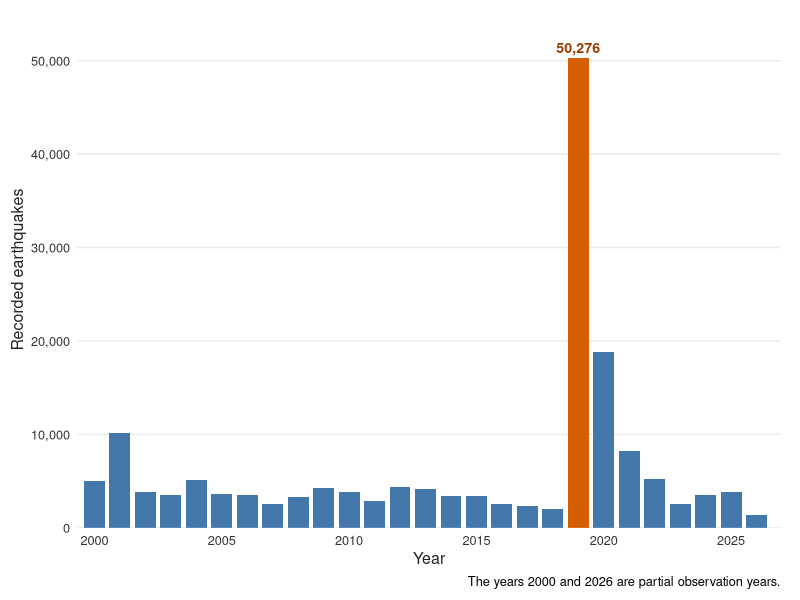
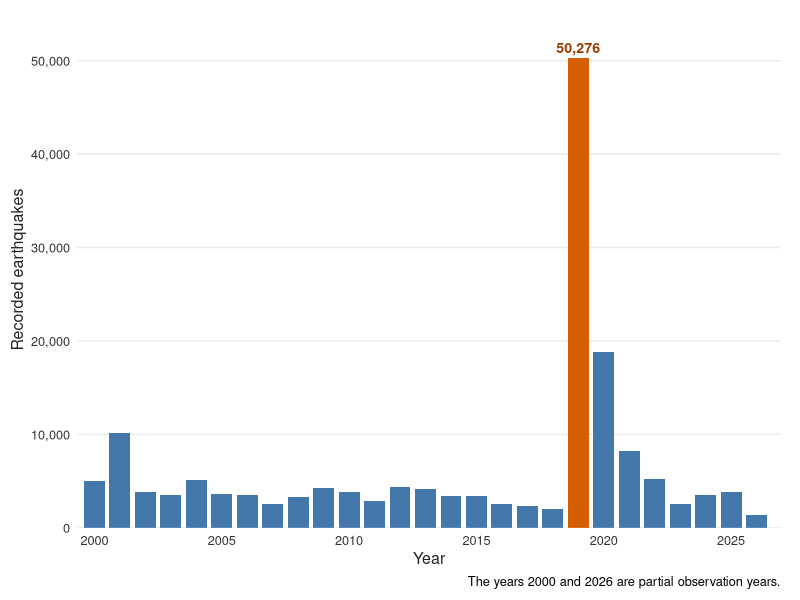
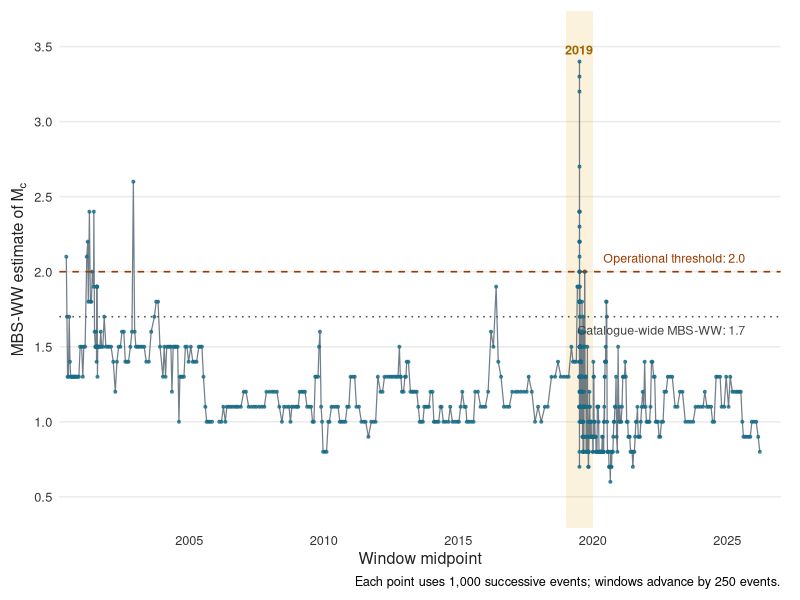
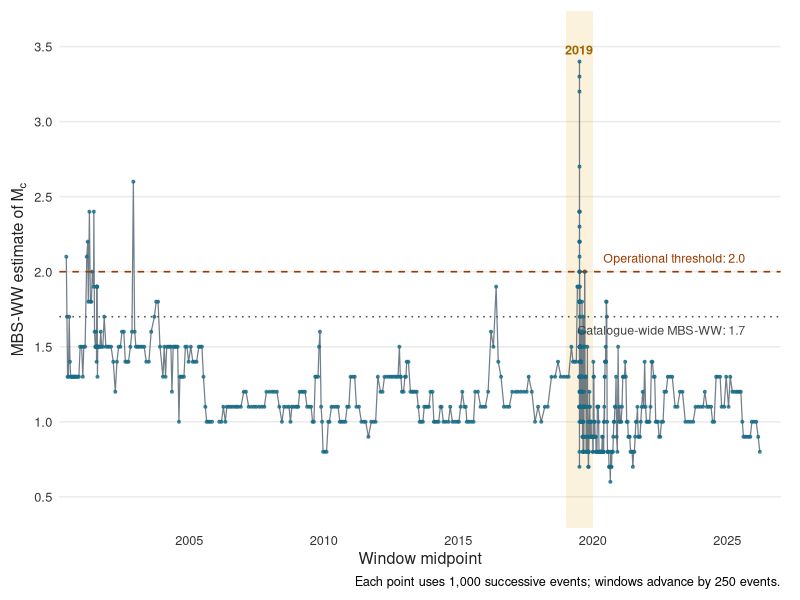
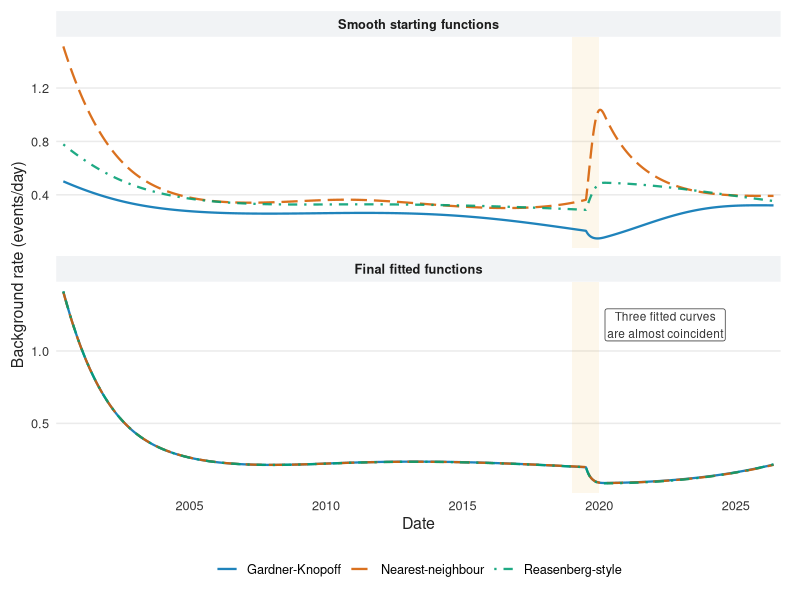
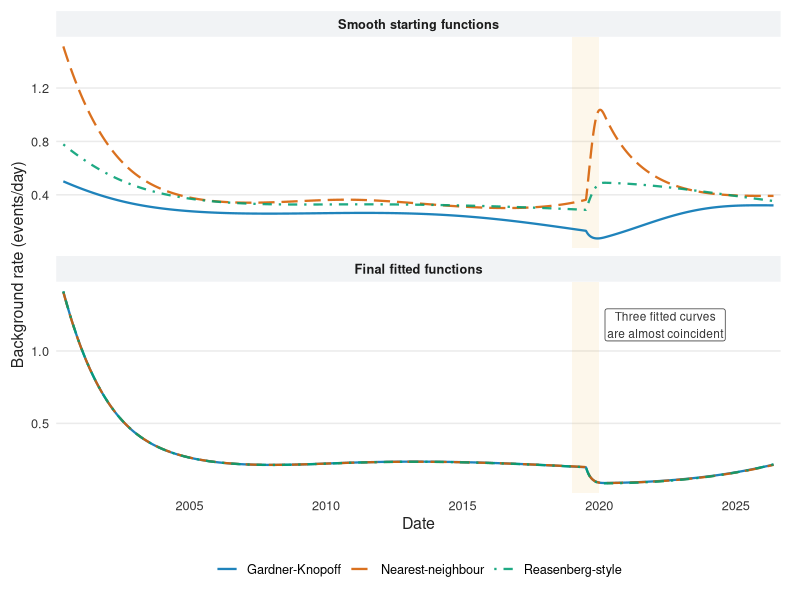

Recreate these plots in R, in order.
#!/usr/bin/env Rscript

suppressPackageStartupMessages(library(ggplot2))

output_dir <- "thesis_revision/report_v2_review/figures"
dir.create(output_dir, recursive = TRUE, showWarnings = FALSE)

theme_thesis <- function() {
  theme_minimal(base_size = 11.5) +
    theme(
      panel.grid.minor = element_blank(),
      panel.grid.major.x = element_blank(),
      axis.title = element_text(colour = "#222222"),
      axis.text = element_text(colour = "#333333"),
      strip.text = element_text(face = "bold"),
      strip.background = element_rect(fill = "#F1F3F5", colour = NA),
      legend.position = "bottom",
      legend.title = element_blank(),
      plot.margin = margin(8, 14, 8, 8)
    )
}

save_plot_pair <- function(plot, stem, width, height) {
  ggsave(
    file.path(output_dir, paste0(stem, ".pdf")),
    plot,
    width = width,
    height = height,
    units = "in",
    device = cairo_pdf
  )
  ggsave(
    file.path(output_dir, paste0(stem, ".png")),
    plot,
    width = width,
    height = height,
    units = "in",
    dpi = 320,
    bg = "white"
  )
}

# Figure 1: annual counts with the high-activity year made explicit.
annual <- read.csv("annual_event_counts.csv", check.names = FALSE)
annual$period <- ifelse(annual$year == 2019, "2019", "Other years")

p_annual <- ggplot(annual, aes(x = year, y = n_events, fill = period)) +
  geom_col(width = 0.82) +
  geom_text(
    data = annual[annual$year == 2019, ],
    aes(label = format(n_events, big.mark = ",", scientific = FALSE)),
    vjust = -0.45,
    size = 3.6,
    fontface = "bold",
    colour = "#9C3B00"
  ) +
  scale_fill_manual(values = c("2019" = "#D55E00", "Other years" = "#4477AA")) +
  scale_x_continuous(breaks = seq(2000, 2025, by = 5), expand = expansion(mult = c(0.01, 0.02))) +
  scale_y_continuous(
    labels = scales::label_comma(),
    expand = expansion(mult = c(0, 0.10))
  ) +
  labs(
    x = "Year",
    y = "Recorded earthquakes",
    caption = "The years 2000 and 2026 are partial observation years."
  ) +
  theme_thesis() +
  theme(legend.position = "none")

save_plot_pair(p_annual, "annual_event_counts_revised", 7.2, 4.1)

# Figure 2: rolling completeness estimates with directly labelled references.
rolling <- read.csv("Temporal_Mc_Rolling_Window.csv", check.names = FALSE)
rolling$center_time <- as.POSIXct(rolling$center_time, tz = "UTC")

p_mc <- ggplot(rolling, aes(x = center_time, y = mc_mbs)) +
  annotate(
    "rect",
    xmin = as.POSIXct("2019-01-01", tz = "UTC"),
    xmax = as.POSIXct("2019-12-31 23:59:59", tz = "UTC"),
    ymin = -Inf,
    ymax = Inf,
    fill = "#E69F00",
    alpha = 0.13
  ) +
  geom_line(linewidth = 0.42, colour = "#3B4C5A", alpha = 0.72) +
  geom_point(size = 0.72, colour = "#176B87", alpha = 0.72) +
  geom_hline(yintercept = 2.0, linetype = "dashed", linewidth = 0.55, colour = "#9C3B00") +
  geom_hline(yintercept = 1.7, linetype = "dotted", linewidth = 0.55, colour = "#555555") +
  annotate(
    "text",
    x = as.POSIXct("2025-09-01", tz = "UTC"),
    y = 2.06,
    label = "Operational threshold: 2.0",
    hjust = 1,
    vjust = 0,
    size = 3.15,
    colour = "#9C3B00"
  ) +
  annotate(
    "text",
    x = as.POSIXct("2025-09-01", tz = "UTC"),
    y = 1.64,
    label = "Catalogue-wide MBS-WW: 1.7",
    hjust = 1,
    vjust = 1,
    size = 3.15,
    colour = "#444444"
  ) +
  annotate(
    "text",
    x = as.POSIXct("2019-07-01", tz = "UTC"),
    y = 3.48,
    label = "2019",
    size = 3.2,
    fontface = "bold",
    colour = "#9C6500"
  ) +
  scale_x_datetime(date_breaks = "5 years", date_labels = "%Y", expand = expansion(mult = c(0.01, 0.03))) +
  scale_y_continuous(breaks = seq(0.5, 3.5, by = 0.5), limits = c(0.45, 3.58)) +
  labs(
    x = "Window midpoint",
    y = expression("MBS-WW estimate of " * M[c]),
    caption = "Each point uses 1,000 successive events; windows advance by 250 events."
  ) +
  theme_thesis()

save_plot_pair(p_mc, "rolling_mc_revised", 7.2, 4.4)

# Figure 3: reconstruct the three smooth starts on the final daily grid, then
# contrast them with the saved final background functions. This is a visual
# representation of the already verified same-grid comparison, not a new fit.
monthly <- read.csv(
  "initial_background_rate_three_methods_Mc_2_0.csv",
  check.names = FALSE
)
final <- read.csv(
  "nonstationary_ETAS_final_background_rates_Mc_2_0.csv",
  check.names = FALSE
)
catalogue <- read.csv("catalog_for_etas_Mc_2.csv", check.names = FALSE)

event_datetime <- as.POSIXct(catalogue$datetime, tz = "UTC")
t_origin <- min(event_datetime)
t_end_datetime <- max(event_datetime)
t_event <- as.numeric(difftime(event_datetime, t_origin, units = "days"))
t_end <- max(t_event)
B_event <- splines::ns(
  t_event,
  df = 8,
  intercept = TRUE,
  Boundary.knots = c(0, t_end)
)
t_grid <- sort(unique(final$t_days))
B_grid <- predict(B_event, newx = t_grid)

make_initial_curve <- function(method_name) {
  z <- monthly[monthly$method == method_name, ]
  z <- z[order(z$month), ]
  month_start <- as.POSIXct(z$month, tz = "UTC")
  month_sequence <- seq(
    as.Date(format(min(month_start), "%Y-%m-01")),
    by = "month",
    length.out = nrow(z) + 1
  )
  month_end <- as.POSIXct(month_sequence[-1], tz = "UTC")
  observed_start <- pmax(month_start, t_origin)
  observed_end <- pmin(month_end, t_end_datetime)
  exposure_days <- as.numeric(difftime(observed_end, observed_start, units = "days"))
  midpoint <- observed_start + (observed_end - observed_start) / 2
  midpoint_days <- as.numeric(difftime(midpoint, t_origin, units = "days"))
  y <- log((z$background_events + 0.1) / pmax(exposure_days, 1))
  B_midpoint <- predict(B_event, newx = midpoint_days)
  beta <- solve(
    crossprod(B_midpoint) + 1e-4 * diag(ncol(B_midpoint)),
    crossprod(B_midpoint, y)
  )
  data.frame(
    datetime = t_origin + t_grid * 86400,
    rate = as.numeric(exp(B_grid %*% beta)),
    method = method_name,
    stage = "Smooth starting functions"
  )
}

methods <- c("Gardner-Knopoff", "Nearest-neighbour", "Reasenberg-style")
initial_curves <- do.call(rbind, lapply(methods, make_initial_curve))
final_curves <- data.frame(
  datetime = as.POSIXct(final$datetime, tz = "UTC"),
  rate = final$mu,
  method = final$method,
  stage = "Final fitted functions"
)
curves <- rbind(initial_curves, final_curves)
curves$stage <- factor(
  curves$stage,
  levels = c("Smooth starting functions", "Final fitted functions")
)

write.csv(
  curves,
  file.path(output_dir, "initial_and_final_background_curves_daily.csv"),
  row.names = FALSE
)

method_colours <- c(
  "Gardner-Knopoff" = "#0072B2",
  "Nearest-neighbour" = "#D55E00",
  "Reasenberg-style" = "#009E73"
)

p_curves <- ggplot(
  curves,
  aes(x = datetime, y = rate, colour = method, linetype = method)
) +
  annotate(
    "rect",
    xmin = as.POSIXct("2019-01-01", tz = "UTC"),
    xmax = as.POSIXct("2019-12-31 23:59:59", tz = "UTC"),
    ymin = -Inf,
    ymax = Inf,
    fill = "#E69F00",
    alpha = 0.08
  ) +
  geom_line(linewidth = 0.78, alpha = 0.88) +
  geom_label(
    data = data.frame(
      datetime = as.POSIXct("2022-06-01", tz = "UTC"),
      rate = 1.18,
      stage = factor(
        "Final fitted functions",
        levels = c("Smooth starting functions", "Final fitted functions")
      ),
      label = "Three fitted curves\nare almost coincident"
    ),
    aes(x = datetime, y = rate, label = label),
    inherit.aes = FALSE,
    size = 3.0,
    linewidth = 0.18,
    label.padding = grid::unit(0.15, "lines"),
    colour = "#333333",
    fill = "white"
  ) +
  facet_wrap(~stage, ncol = 1, scales = "free_y") +
  scale_colour_manual(values = method_colours) +
  scale_linetype_manual(
    values = c(
      "Gardner-Knopoff" = "solid",
      "Nearest-neighbour" = "longdash",
      "Reasenberg-style" = "dotdash"
    )
  ) +
  scale_x_datetime(date_breaks = "5 years", date_labels = "%Y", expand = expansion(mult = c(0.01, 0.01))) +
  scale_y_continuous(labels = scales::label_number(accuracy = 0.1)) +
  labs(x = "Date", y = "Background rate (events/day)") +
  theme_thesis()

save_plot_pair(p_curves, "initial_vs_final_background_revised", 7.2, 6.4)

message("Revised thesis figures written to ", output_dir)
